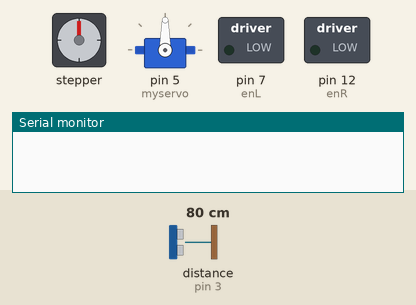
Recording of a sketch running on a simulated Arduino Uno, built with avr-gcc and run on an emulated ATmega328P. On the bench: stepper motor, servo, switched loads named in the sketch (green lamp = pin HIGH), the last lines printed to the serial monitor. Wiring (inferred from the names in the program): ultrasonic range finder: trigger pin 2; echo pin 3; stepper motor (2048 steps per turn assumed): coils pin 8, pin 9, pin 10, pin 11. The test bench sets the inputs (shaded band); at power-on: distance to the obstacle (sensor on pin 3) 80 cm. The echo pulse lasts 58.3 µs per cm; pins used as bus, display or sensor lines are not drawn.

Above: at 0.1 s.
4.8 s: distance to the obstacle (sensor on pin 3) set to 2 cm
At 11.5 s:
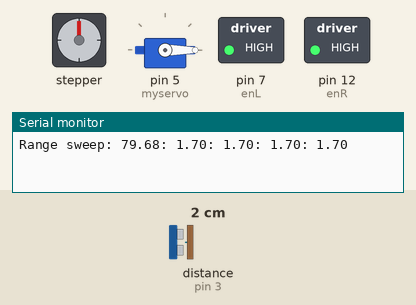
At 17.5 s:
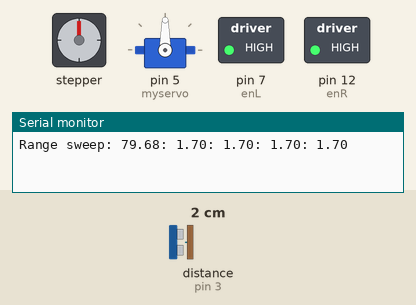
Timing chart, 0 to 21.1 s (numbered marks = the images above; inputs shaded):
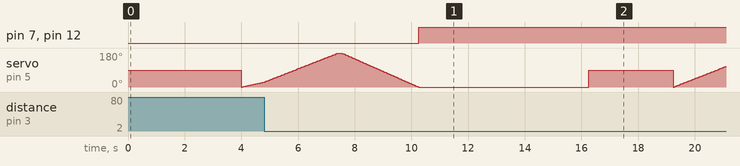

The sketch:

l298n_driver.ino
```cpp
//       ^
// Frwd  |
//     __|__
//    [     ]
// []-[     ]-{}
// LM [__.__] RM
//
# include <memory>
# include <Servo.h>
// Define stepper motor connections and steps per revolution:
int setSpeed = 1000;
// Setup servo sweep
Servo myservo;  // create servo object to control a servo
int pos = 0;    // variable to store the servo position
float duration, distance;
const int trigPin = 2;
const int echoPin = 3;
float once = 2.25;

// RIGHT Motor connections
int enR = 12;
int R1 = 11;
int R2 = 10;
// LEFT Motor connections
int enL = 7;
int L1 = 9;
int L2 = 8;
int pwmSpeedR = 255;
//170;
int pwmSpeedL = 255;
int pwmMin = 128;
int dirEnum = 1;

class ENVIRONMENT {
  public:
    //measurements
    double range = 0.0;
    double rangeSweep [180] = {0};
    //double range [5] = {0, 0, 0, 0, 0}
};

class MOBOT {
    public:
        //measurements in mm
        int length = 255;
        int bodywidth = 205;
        int height = 160;
        int width = 275;

        void RangeToBlocker(int distance){
            // Ideally this will acept the servo angle parameters to do a trigonometric range approximation
            // Right now, this assumed the ultrasonic sensor is pointed exactly forward

            if (distance < length){
              // Look servo sweep
              // Review Ultrasonic messurement
              // Process photo if applicable
              //turnLeft(1);
            } else {
              double LUs = distance / length;
              //moveForward(LUs);
              }

        }
        double calculateVolume(){
            return length * bodywidth * height;
        }
};

ENVIRONMENT thisENV;

void setup() {
  // Set all the motor control pins to outputs
  pinMode(enR, OUTPUT);
  pinMode(enL, OUTPUT);
  pinMode(R1, OUTPUT);
  pinMode(R2, OUTPUT);
  pinMode(L1, OUTPUT);
  pinMode(L2, OUTPUT);
  pinMode(trigPin, OUTPUT);
  pinMode(echoPin, INPUT);
  // Turn off motors - Initial state
  digitalWrite(enR, 0);
  digitalWrite(enL, 0);
  digitalWrite(R1, LOW);
  digitalWrite(R2, LOW);
  digitalWrite(L1, LOW);
  digitalWrite(L2, LOW);
  myservo.attach(5);
  Serial.begin(9600);
}

void loop() {
  delay(1000);
  dirEnum = pickDirection();
  // Foward
  if ( dirEnum == 1){
    moveForward(3);
  // Left
  } else if (dirEnum == 0){
    turnLeft(once);
  } else if (dirEnum == 2){
    turnRight(once);
  } else{
    moveBackward(3);
  }
  delay(2000);
}

double getRange(){
  double sum = 0;
  //Serial.println();
  // Average 3 measurements as a dumb smoothing filter
  for ( int i = 0; i < 3; i++ ){
    digitalWrite(trigPin, LOW);
    delayMicroseconds(2);
    digitalWrite(trigPin, HIGH);
    delayMicroseconds(10);
    digitalWrite(trigPin, LOW);
    duration = pulseIn(echoPin, HIGH);
    distance = (duration*.0343)/2.0;
    //Serial.print("Meas");
    //Serial.print(i+1);
    //Serial.print(": ");
    //Serial.print(distance);
    //Serial.println("cm");
    //Serial.print("Meas");
    //Serial.print(i);
    //Serial.print(": ");
    //Serial.print(distance); //distance);
    //Serial.println("cm");
    sum += distance;
  }
  thisENV.range = sum / 3.0000;
  //Serial.print("Distance: ");
  //Serial.print(thisENV.range); //distance);
  //Serial.println("cm");
  //delay(2);
  return thisENV.range;
}

void lookAngle(int lookPos) {
    for (pos = 0; pos <= 180; pos += 1) { // goes from 0 degrees to 180 degrees
       // in steps of 1 degree
       myservo.write(lookPos);              // tell servo to go to position in variable 'pos'
       delay(15);                       // waits 15ms for the servo to reach the position
  }
    delay(250);
}

void lookSweepMeasure(){
  for (pos = 0; pos <= 180; pos += 1) { // goes from 0 degrees to 180 degrees
       // in steps of 1 degree
       thisENV.rangeSweep[ pos ] = getRange();
       myservo.write(pos);              // tell servo to go to position in variable 'pos'
       delay(15);                       // waits 15ms for the servo to reach the position
  }
  delay(100);
  pos = 180;
  for (pos = 180; pos >= 0; pos -= 1) { // goes from 180 degrees to 0 degrees
    myservo.write(pos);              // tell servo to go to position in variable 'pos'
    //thisENV.rangeSweep[ pos ] = (thisENV.rangeSweep[ pos ] + getRange() ) / 2.0;
    delay(15);                       // waits 15ms for the servo to reach the position
  }
}

void lookSweep() {
    for (pos = 0; pos <= 180; pos += 1) { // goes from 0 degrees to 180 degrees
       // in steps of 1 degree
       myservo.write(pos);              // tell servo to go to position in variable 'pos'
       delay(15);                       // waits 15ms for the servo to reach the position
  }
  delay(500);

  for (pos = 180; pos >= 0; pos -= 1) { // goes from 180 degrees to 0 degrees
    myservo.write(pos);              // tell servo to go to position in variable 'pos'
    delay(15);                       // waits 15ms for the servo to reach the position
  }
delay(500);
}

int stepCalc(double in){
  int t = in*50;
  if (t > 50){
    return t;
  } else{
    return 50;
  }
}

int pickDirection(){
  lookAngle(90);

  lookSweepMeasure();
  Serial.print("Range sweep: ");
  Serial.print(thisENV.rangeSweep[0]);
  Serial.print(": ");
  Serial.print(thisENV.rangeSweep[45]);
  Serial.print(": ");
  Serial.print(thisENV.rangeSweep[90]);
  Serial.print(": ");
  Serial.print(thisENV.rangeSweep[135]);
  Serial.print(": ");
  Serial.println(thisENV.rangeSweep[179]);
  return 1;
}

int delayCalc(double in){
  int t = in*1000;
  return t;
}

void motorsOff(){
   // Now turn off motors
  digitalWrite(R1, LOW);
  digitalWrite(R2, LOW);
  digitalWrite(L1, LOW);
  digitalWrite(L2, LOW);
}

void accelerateTo( int pwmLeft,
                   int pwmRight ){
    int minVal = min(pwmLeft, pwmRight);
    for (int i = pwmMin; i < minVal ; i++) {
    analogWrite(enR, i);
    analogWrite(enL, i);
    delay(20);
   }
}
void moveForward(double LUs){
  // Set motors to maximum speed
  // For PWM maximum possible values are 0 to 255
    // Accelerate from zero to maximum speed
  //accelerateTo( pwmSpeedL, pwmSpeedR );
  analogWrite(enR, pwmSpeedR);
  analogWrite(enL, pwmSpeedL);
  // Turn on motor A & B
  //int t = delayCalc(LUs) / 100;
  int full = stepCalc(LUs);
  //bool skipright = false;
  // Because these motors are so variable,
  // Its best to apply another 50% duty cycle to slow the speed
  for ( int i = 0; i<full; i++){
    digitalWrite(R1, HIGH);
    digitalWrite(R2, LOW);
    digitalWrite(L1, LOW);
    digitalWrite(L2, HIGH);
    //if (skipright){
    //  skipright = false;
    //} else{
    //  skipright = true;
    //  digitalWrite(R1, LOW);
    //  digitalWrite(R2, LOW);
    //}
    delay(10);
    //delay( t );
    motorsOff();
    delay(10);
  }
}

void moveBackward(double LUs){
  // Set motors to maximum speed
  // For PWM maximum possible values are 0 to 255
  analogWrite(enR, pwmSpeedR);
  analogWrite(enL, pwmSpeedL);
  // Turn on motor A & B

  digitalWrite(R1, LOW);
  digitalWrite(R2, HIGH);
  digitalWrite(L1, HIGH);
  digitalWrite(L2, LOW);
  delay( delayCalc(LUs) );
  motorsOff();
}

void turnRight(double LUs){
  // Set motors to maximum speed
  // For PWM maximum possible values are 0 to 255
  analogWrite(enR, pwmSpeedR);
  analogWrite(enL, pwmSpeedL);
  // Turn on motor A & B
  int full = stepCalc(LUs);
  for ( int i = 0; i<full; i++){
     digitalWrite(R1, LOW);
     digitalWrite(R2, HIGH);
     digitalWrite(L1, LOW);
     digitalWrite(L2, HIGH);
     delay(10);
     motorsOff();
     delay(10);
  }
}

void turnLeft(double LUs){
  // Set motors to maximum speed
  // For PWM maximum possible values are 0 to 255
  analogWrite(enR, pwmSpeedR);
  analogWrite(enL, pwmSpeedL);
  int full = stepCalc(LUs);
  for ( int i = 0; i<full; i++){
     digitalWrite(R1, HIGH);
     digitalWrite(R2, LOW);
     digitalWrite(L1, HIGH);
     digitalWrite(L2, LOW);
     delay(10);
     motorsOff();
     delay(10);
   }
}

// This function lets you control spinning direction of motors
void directionControl() {
  // Set motors to maximum speed
  // For PWM maximum possible values are 0 to 255
  analogWrite(enR, pwmSpeedR);
  analogWrite(enL, pwmSpeedL);

  // Turn on motor A & B
  digitalWrite(R1, LOW);
  digitalWrite(R2, HIGH);
  digitalWrite(L1, HIGH);
  digitalWrite(L2, LOW);
  delay(2000);

  // Now change motor directions
  digitalWrite(R1, HIGH);
  digitalWrite(R2, LOW);
  digitalWrite(L1, LOW);
  digitalWrite(L2, HIGH);
  delay(2000);

  // Turn off motors
  digitalWrite(R1, LOW);
  digitalWrite(R2, LOW);
  digitalWrite(L1, LOW);
  digitalWrite(L2, LOW);
}

// This function lets you control speed of the motors
void speedControl() {
  // Turn on motors
  digitalWrite(R1, HIGH);
  digitalWrite(R2, LOW);
  digitalWrite(L1, LOW);
  digitalWrite(L2, HIGH);

  // Accelerate from zero to maximum speed
  for (int i = 0; i < 256; i++) {
    analogWrite(enR, i);
    analogWrite(enL, i);
    delay(20);
  }

  // Decelerate from maximum speed to zero
  for (int i = 255; i >= 0; --i) {
    analogWrite(enR, i);
    analogWrite(enL, i);
    delay(20);
  }

  // Now turn off motors
  digitalWrite(R1, LOW);
  digitalWrite(R2, LOW);
  digitalWrite(L1, LOW);
  digitalWrite(L2, LOW);
}
```

Measured:
- after the input at 4.8 s, pin 7 (enL), pin 12 (enR): LOW → HIGH after 5.5 s instead of 7.6 s
